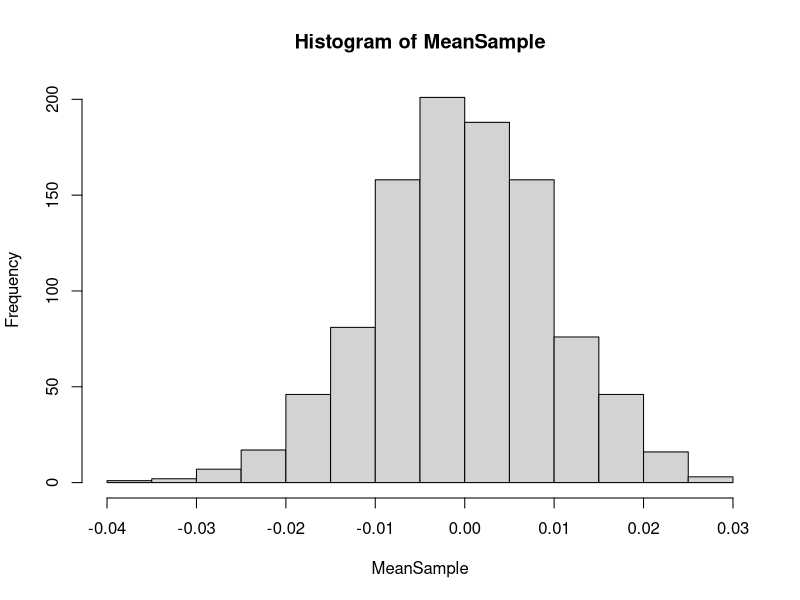

This chart was generated by the following R code:
BAC <- read.csv("Returns/Data/BAC.csv")
BAC$Date <- as.Date(BAC$Date, format = "%d/%m/%Y")
BAC <- BAC[,c(1, 7)]
colnames(BAC) <- c("Date", "Close")
BAC <- BAC[rev(rownames(BAC)),]
BACR <- diff(BAC$Close) / BAC$Close[-length(BAC$Close)] 
BACr <- diff(log(BAC$Close))
BAC <- cbind(BAC[-1,], BACR, BACr)
head(BAC)
# Descriptive statistics of RR-------------------------------
mystats <- function(x, na.omit=FALSE){
  if (na.omit)
    x <- x[!is.na(x)]
  m <- mean(x)
  md <- median(x)
  s <- sd(x) 
  t <- m/s
  n <- length(x)
  skew <- sum((x-m)^3/s^3)/n
  ps <- ((6*n*(n-1))/((n-1)*(n+1)*(n+3)))^0.5
  kurt <- sum((x-m)^4/s^4)/n - 3
  pk <- ((n^2-1)/((n-3)*(n + 5)))^0.5
  max <- max(x)
  min <- min(x)
  return(c(n=n, mean=m, t= t, median = md, stdev=s, skew=skew, ses = 2 * ps, 
           kurtosis=kurt, sek  = 2 * pk, max = max, min = min))
}
round(mystats(BACr, na.omit = TRUE), 4)     
#--------------------------------------
# Sample
n <- 1000 # sample size
MeanSample <- numeric(n)
for(i in 1:n){
  temp <- BACr[sample(length(BACr), length(BACr), replace = TRUE)]
  MeanSample[i] <- mean(temp, na.rm = TRUE)
}
hist(MeanSample)
# this code is not good. It is too slow.  The large matrix is not good.
